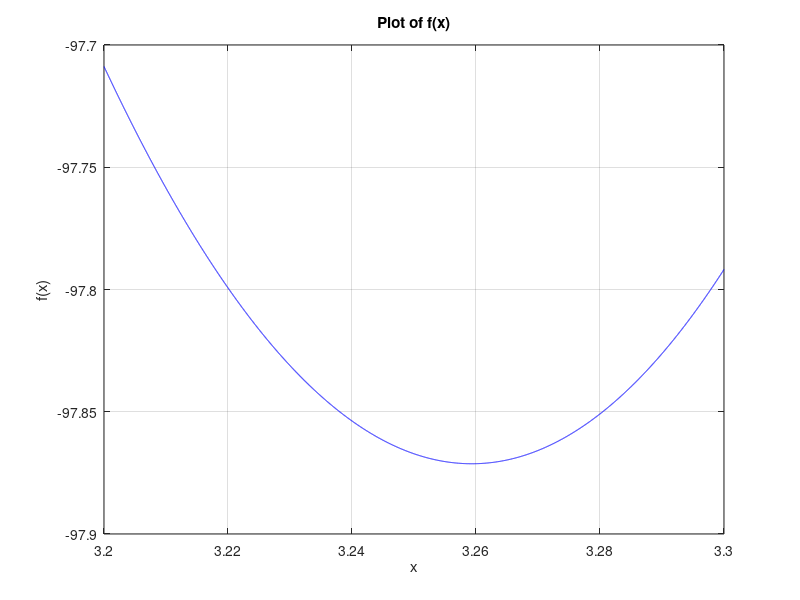

Source code (MATLAB): (Note: this script raises an error after producing the figure.)
%%
clc
clear all
%% Question 1: Part a
% Defining the function to be graphed
f = @(x) 4 - 9*x - 2*(x.^2) - 8*(x.^3) + 2*(x.^4);  
% Asigning the range of x that the we will graph the function on
x = linspace(3.2, 3.3, 10000);  

% Plotting the function 
plot(x, f(x), 'b'); 
xlabel('x');
ylabel('f(x)');
title('Plot of f(x)');
grid on;

%% Question 1: Part b

% Define the symbolic variable x that will be the independent variable of
% the function to be minimized
syms x; 
% Defining the function
f = 4 - 9*x - 2*(x^2) - 8*(x^3) + 2*(x^4);  
% Defining the nitial guess that we will use for the search of the maximum
x_0 = 1; 

% Defining the Newton optimization function
function x_new = newton_optimization(func, x_old)
    % Defining the error tolerance value
    e_s = 0.5;  
    % Assining a big value for the initial error just for the first
    % iteration to run
    err = 100;  
    iter = 0; 
    % Maximum iterations to make sure the method will not run infinitely
    max_iter = 1000;  
    syms x;
    % Passing the function that we need its maximum to f
    f = func;  
    % Calculating the first derivative of the function
    f_1 = diff(f, x);  
    % Calculating the second derivative of the function
    f_2 = diff(f_1, x);  
    % Converting the first and the second derivatives into matlab function
    % to easily handle substitution in them
    f_1_f = matlabFunction(f_1, 'Vars', x) 
    f_2_f = matlabFunction(f_2, 'Vars', x)  

    % Initialize x_new with the initial guess
    x_new = x_old; 

    % Calculate the new x value using the Newton-Raphson method, using the
    % search for values that make the first derivative equal to zero (extreme value)
    while err > e_s && iter < max_iter
        x_new = x_old - (f_1_f(x_old) / f_2_f(x_old))  % Newton's method definition
        % Calculating the error
        err = abs((x_new - x_old) / x_new) * 100 
        % Updating the x_old value for the next iteration
        x_old = x_new;  
        iter = iter + 1; 
    end
end
% Calling the Newton optimization function with the initial guess that we
% already defined
x_minimum = newton_optimization(f, x_0)
y = double(subs(f,x_minimum))
%% Question 2: Part a

% Defining the function to be graphed
f = @(x) (1./(.03+(x-.8).^2)) + (1./(.05+(x-2).^2))-7; 
% Asigning the range of x that the we will graph the function on
x = linspace(-10, 10, 10000);  

% Plotting the function
plot(x, f(x), 'b'); 
xlabel('x');
ylabel('f(x)');
title('Plot of f(x)');
grid on;
%% Question 2: Part b
% Defining the function we need its maximum
f = @(x) (1./(.03+(x-.8).^2)) + (1./(.05+(x-2).^2))-7;  
% Creating a matlab function that applies the golden-search algorithm
function [x_opt] = golden_seach(f, x_u, x_l)

iter_max = 1000;
% Defining the error tolerance value
e_s = .00001;
% Defining the golden ratio
R = .618;
 % Assining a big value for the initial error just for the first
 % iteration to run
err =1000;
iter =0;
d = (x_u - x_l) * R;
while err > e_s && iter < iter_max
    x_1 = x_l +d;
    x_2 = x_u -d;
    if x_1 > x_2
        if f(x_1) > f(x_2)
            x_opt = x_1;
            x_l = x_2;
            err = (1-R)*abs((x_u - x_l)*100/x_opt);

        end 
        if f(x_2) > f(x_1)
            x_opt = x_2;
            x_u = x_1;
            err = (1-R)*abs((x_u - x_l)*100/x_opt);
            
        end 
    end
    if x_2 > x_1
        if f(x_1) > f(x_2)
            x_opt = x_1;
            x_u = x_2;
            err = (1-R)*abs((x_u - x_l)*100/x_opt);

        end 
        if f(x_2) > f(x_1)
            x_opt = x_2;
            x_l = x_1;
            err = (1-R)*abs((x_u - x_l)*100/x_opt);
            
        end 
    end
    d = (x_u - x_l) * R;

    iter = iter +1;
end
end
 x_max_glob = golden_seach(f, 1.5, 0)
 y_max_glob = f(x_max_glob)
 %% Question 2: Part c

% Defining the function we need its maximum
f = @(x) (1./(.03+(x-.8).^2)) + (1./(.05+(x-2).^2))-7;  
% Creating a matlab function that applies the golden-search algorithm
function [x_opt] = golden_seach_local(f, x_u, x_l)

iter_max = 1000;
% Defining the error tolerance value
e_s = .00001;
% Defining the golden ratio
R = .618;
% Assining a big value for the initial error just for the first
% iteration to run
err =1000;
iter =0;
d = (x_u - x_l) * R;
while err > e_s && iter < iter_max
    x_1 = x_l +d;
    x_2 = x_u -d;
    if x_1 > x_2
        if f(x_1) > f(x_2)
            x_opt = x_1;
            x_l = x_2;
            err = (1-R)*abs((x_u - x_l)*100/x_opt);

        end 
        if f(x_2) > f(x_1)
            x_opt = x_2;
            x_u = x_1;
            err = (1-R)*abs((x_u - x_l)*100/x_opt);
            
        end 
    end
    if x_2 > x_1
        if f(x_1) > f(x_2)
            x_opt = x_1;
            x_u = x_2;
            err = (1-R)*abs((x_u - x_l)*100/x_opt);

        end 
        if f(x_2) > f(x_1)
            x_opt = x_2;
            x_l = x_1;
            err = (1-R)*abs((x_u - x_l)*100/x_opt);
            
        end 
    end
    d = (x_u - x_l) * R;

    iter = iter +1;
end
end
% Modifying the starting boundaries so that I can get the local maximum
% inst
 x_max_loca = golden_seach_local(f, 3, 1)
 y_max_loca = f(x_max_loca)
 %% Question 2: Part d

 % Defining the function to be graphed
f = @(x) (1./(.03+(x-.8).^2)) + (1./(.05+(x-2).^2))-7;  
% Asigning the range of x that the we will graph the function on
x = linspace(-10, 10, 10000);  

% Plotting the function itself
plot(x, f(x), 'b');  
hold on;
% Plotting the local and global maxima
plot(x_max_loca, y_max_loca, 'ro', 'MarkerSize', 4, 'MarkerFaceColor', 'r');  
plot(x_max_glob, y_max_glob, 'ro', 'MarkerSize', 4, 'MarkerFaceColor', 'r');  
text(x_max_loca, y_max_loca, sprintf(' Local Maximum(%.1f, %.1f)', ...
    x_max_loca, y_max_loca),'VerticalAlignment', 'bottom', 'HorizontalAlignment', 'left');
text(x_max_glob, y_max_glob, sprintf(' Global Maximum (%.1f, %.1f)', ...
    x_max_glob, y_max_glob),'VerticalAlignment', 'bottom', 'HorizontalAlignment', 'right');
xlabel('x');
ylabel('f(x)');
title('Plot of f(x)');
grid on;
%% Question 3:

%Defining the function symbolically
syms x y
f = 2*x + 3*y - 13*(x^2) - 7*(y^2) + x*y; % Define the function

% Convert the symbolic function to a matlab function to easily substitute
% and handle it
f_numeric = matlabFunction(f);
% Initializng f_max with a very small value for the first iteration to run
f_max = -1 * (10^9);
for i = 1:1000000
    % Guessing a random x in [-1.5, 1.5]
    r_x = -1.5 + 3 * rand(1, 1); 
    % Guessing a random y in [-3, 3]
    r_y = -3 + 6 * rand(1, 1);   
    
    % Evaluate the function with the random values we have just guessed
    if f_numeric(r_x, r_y) > f_max
        % Updating f_max only if a bigger value is found
        f_max = f_numeric(r_x, r_y); 
        x_max = r_x;
        y_max = r_y;
    end
end

sprintf('Maximum value found: %.1f', f_max)

% Create meshgrid for the surface variables x and y
[x_grid, y_grid] = meshgrid(linspace(-1.5, 1.5, 1000), linspace(-3, 3, 1000));
z = 2*x_grid + 3*y_grid - 13*(x_grid.^2) - 7*(y_grid.^2) + x_grid.*y_grid; 

% Plotting the surface
surf(x_grid, y_grid, z, 'EdgeColor', 'none');
hold on;

% Plot the maximum point
plot3(x_max, y_max, f_numeric(x_max, y_max), 'ro', 'MarkerSize', 8, 'MarkerFaceColor', 'r');
text(x_max, y_max, f_numeric(x_max, y_max), ...
    sprintf(' Global maximum (%.2f, %.2f, %.2f)', x_max, y_max, f_numeric(x_max, y_max)), ...
    'VerticalAlignment', 'bottom', 'HorizontalAlignment', 'right', 'FontSize', 10, 'Color', 'k');
colorbar;
xlabel('x');
ylabel('y');
zlabel('f(x,y)');
title('Surface Plot of f(x,y)');
hold off;
%% Showing the guesses that were made

% Defining the function symbolically
syms x y
f = 2*x + 3*y - 13*(x^2) - 7*(y^2) + x*y; % Define the function

% Convert the symbolic function to a MATLAB function for easier handling
f_numeric = matlabFunction(f);

% Initializing f_max with a very small value for the first iteration
f_max = -1 * (10^9);


% Create meshgrid for the surface variables x and y
[x_grid, y_grid] = meshgrid(linspace(-1.5, 1.5, 1000), linspace(-3, 3, 1000));
z = f_numeric(x_grid, y_grid);  % Calculate z values directly using f_numeric

% Plotting the surface
surf(x_grid, y_grid, z, 'EdgeColor', 'none');
hold on;

for i = 1:1000
    % Guessing a random x in [-1.5, 1.5]
    r_x = -1.5 + 3 * rand(1, 1); 
    % Guessing a random y in [-3, 3]
    r_y = -3 + 6 * rand(1, 1);   
    
    % Evaluate the function with the random values we have just guessed
    current_value = f_numeric(r_x, r_y);
    % Plot random points in black
    plot3(r_x, r_y, current_value, 'o', 'MarkerSize', 2, 'MarkerFaceColor', 'k', 'MarkerEdgeColor', 'k');

    if current_value > f_max
        % Updating f_max only if a bigger value is found
        f_max = current_value; 
        x_max = r_x;
        y_max = r_y;
    end
end

sprintf('Maximum value found: %.1f', f_max);

% Plot the maximum point in red
plot3(x_max, y_max, f_numeric(x_max, y_max), 'o', 'MarkerSize', 8, 'MarkerFaceColor', 'r', 'MarkerEdgeColor', 'r');
text(x_max, y_max, f_numeric(x_max, y_max) + 0.5, ...  
    sprintf(' Global maximum (%.2f, %.2f, %.2f)', x_max, y_max, f_numeric(x_max, y_max)), ...
    'VerticalAlignment', 'bottom', 'HorizontalAlignment', 'right', 'FontSize', 10, 'Color', 'k');

colorbar;
xlabel('x');
ylabel('y');
zlabel('f(x,y)');
title('Surface Plot of f(x,y)');
hold off;
